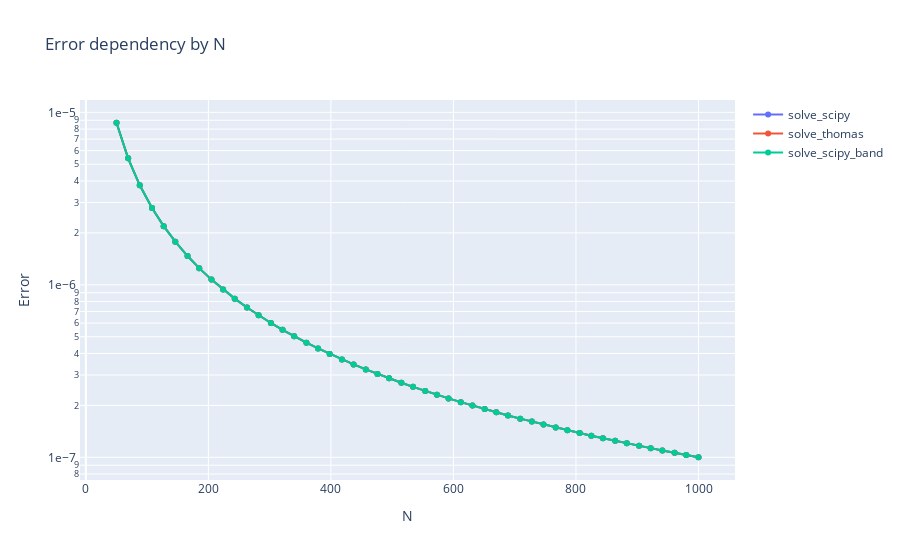
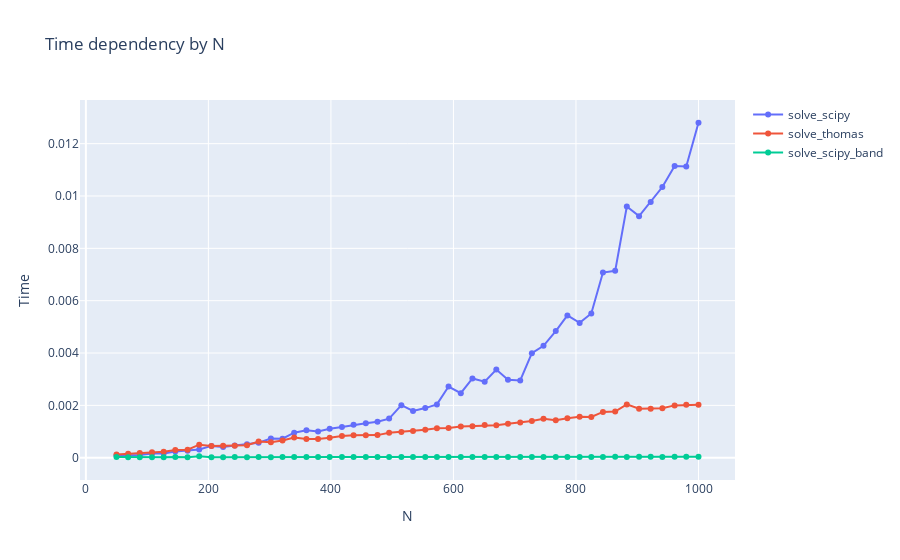

Notebook code for these charts, in order:
### Code cell
analyze([(solve_scipy, False), (solve_thomas, True), (solve_scipy_band, True)],
        u, max_N=1000, num_N=50, iters_to_time=100)
